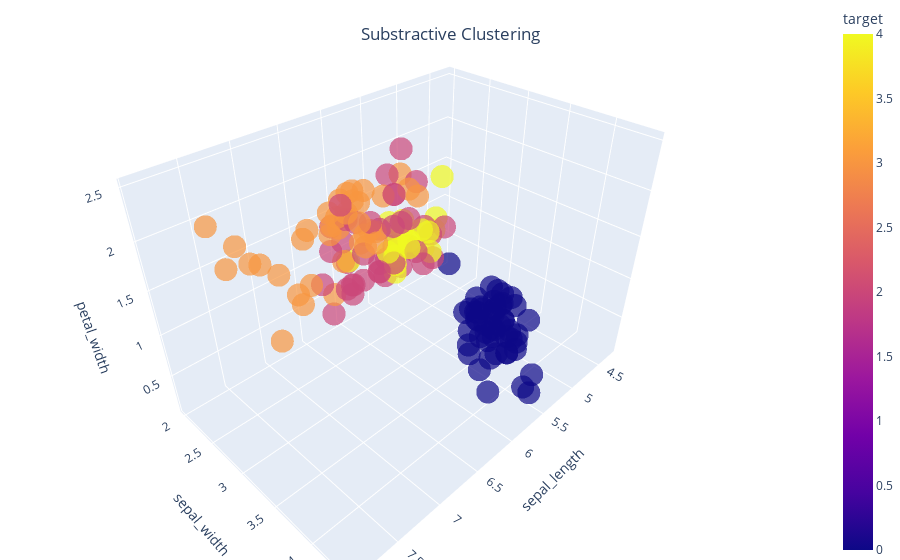

The code cell stored with this chart in its notebook:
### Code cell
substractive_clustering = SubstractiveClustering(number_of_clusters=5,
                                                r_a=1,
                                                r_b=1.5,
                                                distance_metric='euclidean',)

substractive_clustering.fit(feature_matrix)

cluster_assignments = substractive_clustering.transform()

plot3d_iris_dataset(feature_matrix, cluster_assignments, 'Substractive Clustering')

### Figure 1 — Plotly figure (JSON) as saved in the notebook; plotly's stock layout.template omitted (floating-point values rounded to 4 significant figures; data arrays with more than 128 entries replaced by an {"elided": "..."} marker saying what was removed)
{"data": [{"hovertemplate": "sepal_length=%{x}<br>sepal_width=%{y}<br>petal_width=%{z}<br>target=%{marker.color}<extra></extra>", "legendgroup": "", "marker": {"color": {"elided": "150 int values"}, "coloraxis": "coloraxis", "opacity": 0.7, "symbol": "circle"}, "mode": "markers", "name": "", "scene": "scene", "showlegend": false, "type": "scatter3d", "x": {"elided": "150 float values"}, "y": {"elided": "150 float values"}, "z": {"elided": "150 float values"}}], "layout": {"coloraxis": {"colorbar": {"title": {"text": "target"}}, "colorscale": [[0, "#0d0887"], [0.1111, "#46039f"], [0.2222, "#7201a8"], [0.3333, "#9c179e"], [0.4444, "#bd3786"], [0.5556, "#d8576b"], [0.6667, "#ed7953"], [0.7778, "#fb9f3a"], [0.8889, "#fdca26"], [1, "#f0f921"]]}, "legend": {"tracegroupgap": 0}, "margin": {"b": 0, "l": 0, "r": 0, "t": 0}, "scene": {"domain": {"x": [0, 1], "y": [0, 1]}, "xaxis": {"title": {"text": "sepal_length"}}, "yaxis": {"title": {"text": "sepal_width"}}, "zaxis": {"title": {"text": "petal_width"}}}, "title": {"text": "Substractive Clustering", "x": 0.5, "xanchor": "center", "y": 0.95, "yanchor": "top"}}}
